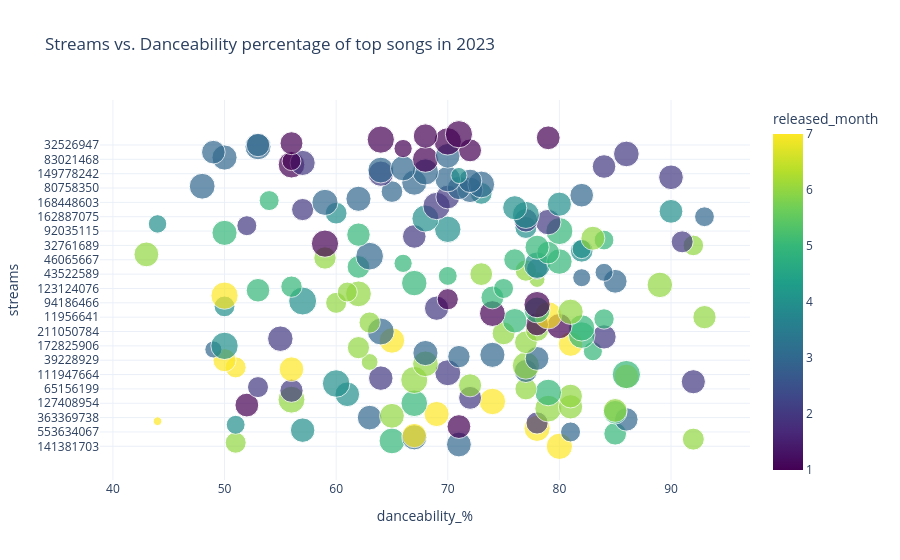

Notebook code for this chart:
### Code cell
#let's test scatterplot
stream_vs_danceability(df, 2023)

### Figure 1 — Plotly figure (JSON) as saved in the notebook; plotly's stock layout.template omitted (floating-point values rounded to 4 significant figures; data arrays with more than 128 entries replaced by an {"elided": "..."} marker saying what was removed)
{"data": [{"customdata": {"elided": "175x1 str values"}, "hovertemplate": "<b>%{hovertext}</b><br><br>danceability_%=%{x}<br>streams=%{y}<br>energy_%=%{marker.size}<br>artist(s)_name=%{customdata[0]}<br>released_month=%{marker.color}<extra></extra>", "hovertext": {"elided": "175 str values"}, "legendgroup": "", "marker": {"color": {"elided": "175 int values"}, "coloraxis": "coloraxis", "size": {"elided": "175 int values"}, "sizemode": "area", "sizeref": 0.24, "symbol": "circle"}, "mode": "markers", "name": "", "orientation": "h", "showlegend": false, "type": "scatter", "x": {"elided": "175 int values"}, "xaxis": "x", "y": {"elided": "175 str values"}, "yaxis": "y"}], "layout": {"coloraxis": {"autocolorscale": false, "colorbar": {"title": {"text": "released_month"}}, "colorscale": [[0, "#440154"], [0.1111, "#482878"], [0.2222, "#3e4989"], [0.3333, "#31688e"], [0.4444, "#26828e"], [0.5556, "#1f9e89"], [0.6667, "#35b779"], [0.7778, "#6ece58"], [0.8889, "#b5de2b"], [1, "#fde725"]]}, "legend": {"itemsizing": "constant", "tracegroupgap": 0}, "title": {"text": "Streams vs. Danceability percentage of top songs in 2023"}, "xaxis": {"anchor": "y", "domain": [0, 1], "title": {"text": "danceability_%"}}, "yaxis": {"anchor": "x", "domain": [0, 1], "title": {"text": "streams"}}}}
